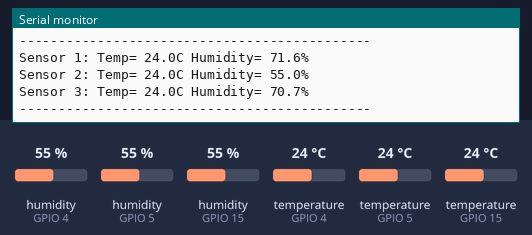
This sketch was run on a simulated ESP32. Parts: the last lines printed to the serial monitor. The inputs (shaded band) are chosen by the test bench; at power-on: humidity (sensors on GPIO 4, GPIO 5, GPIO 15) 55 %, temperature (sensors on GPIO 4, GPIO 5, GPIO 15) 24 °C.

Above: at 2.8 s.
2.9 s: humidity (sensor on GPIO 4) set to 22 %
At 4.6 s:
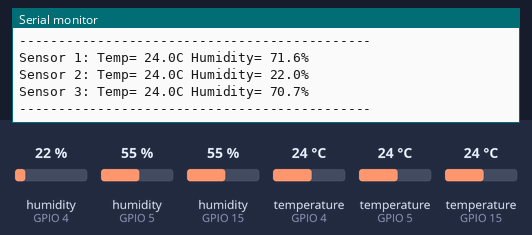
5.6 s: humidity (sensor on GPIO 5) set to 22 %
At 7.2 s:
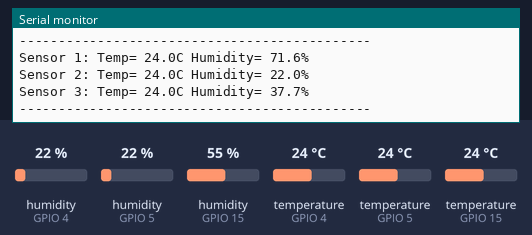
8.3 s: humidity (sensor on GPIO 15) set to 22 %
11.0 s: temperature (sensor on GPIO 4) set to 12 °C
At 13.0 s:
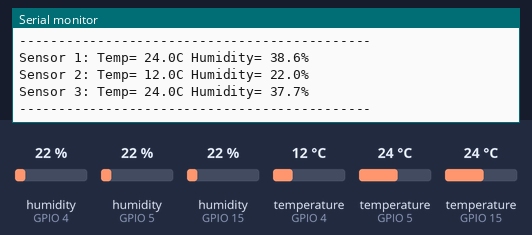
13.7 s: temperature (sensor on GPIO 5) set to 12 °C
At 14.5 s:
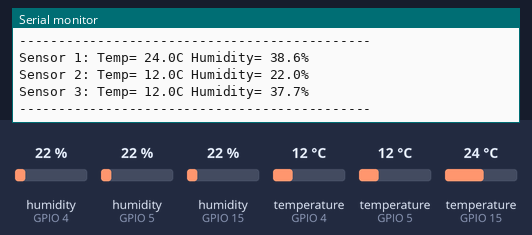
16.4 s: temperature (sensor on GPIO 15) set to 12 °C
Timing chart, 0 to 19.4 s (numbered marks = the images above; inputs shaded):
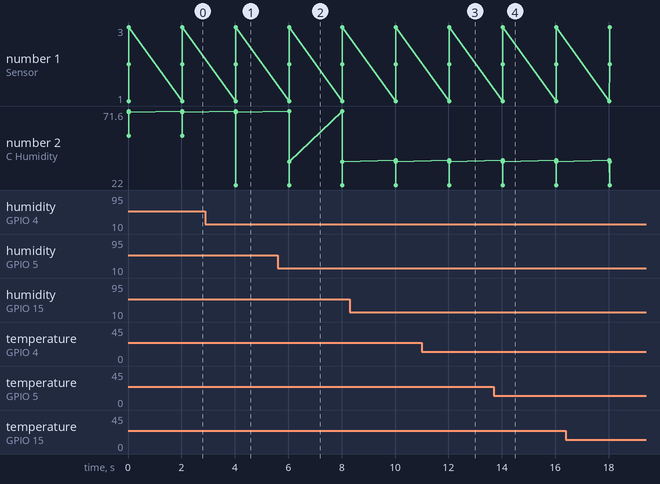

Measured:
- after the input at 2.9 s, the serial monitor: prints a new line after 1.1 s (image 1)
- after the input at 5.6 s, the serial monitor: prints a new line after 0.43 s (image 2)
- after the input at 11.0 s, the serial monitor: prints a new line after 1.0 s (image 3)
- after the input at 13.7 s, the serial monitor: prints a new line after 0.33 s (image 4)
- plotted number 2: 70.7 → 37.7 after the input at 5.6 s

The sketch:

read_2DHTsensor_RTOS.ino
```cpp
#include <Arduino.h>
#include <Ticker.h>
#include "DHTesp.h"

#ifndef ESP32
#pragma message(THIS EXAMPLE IS FOR ESP32 ONLY!)
#error Select ESP32 board.
#endif


/** Pin number definition for DHT sensor 1, 2, 3 data pin */
int dhtPin1 = 15;   //DHT11
int dhtPin2 = 4;    //DHT22
int dhtPin3 = 5;    //DHT11

/** Variable definition for DHT sensor 1, 2, 3 */
DHTesp dhtSensor1;
DHTesp dhtSensor2;
DHTesp dhtSensor3;

/** Data storage variables from sensor 1, 2, 3 */
TempAndHumidity sensor1Data;
TempAndHumidity sensor2Data;
TempAndHumidity sensor3Data;

/** Task handle for the light value read task */
TaskHandle_t tempTaskHandle = NULL;
/** Ticker for temperature reading */
Ticker tempTicker;

/** Flag if main loop is running */
bool tasksEnabled = false;
/** Flags for temperature and humidity readings finished */
bool gotNewTemperature = false;


/**
 * Task to reads temperature from DHT11 sensor
 * @param pvParameters
 *		pointer to task parameters
 */
void tempTask(void *pvParameters) {
	Serial.println("tempTask loop started");
	while (1) // tempTask loop
	{
		if (tasksEnabled && !gotNewTemperature) {
      // Read temperature only if old data was processed already
			// Reading temperature & humidity takes about 250 milliseconds
			// Sensor readings may also be up to 1(DHT11) or 2(DHT22) seconds
			sensor1Data = dhtSensor1.getTempAndHumidity();	// Read values from sensor 1
			sensor2Data = dhtSensor2.getTempAndHumidity();	// Read values from sensor 1
			sensor3Data = dhtSensor3.getTempAndHumidity();	// Read values from sensor 1
			gotNewTemperature = true;
		}
    // Got sleep again
		vTaskSuspend(NULL);
	}
}


/**
 * - triggerGetTemp
 * - Sets flag dhtUpdated to true for handling in loop()
 * - called by Ticker tempTicker
 */
void triggerGetTemp() {
	if (tempTaskHandle != NULL) {
		 xTaskResumeFromISR(tempTaskHandle);
	}
}


/**
 * Arduino setup function (called once after boot/reboot)
 */
void setup() {
	Serial.begin(115200);
	Serial.println("Measuring for 3 DHT11/22 sensors");

	// Initialize temperature sensor 1, 2, 3
	dhtSensor1.setup(dhtPin1, DHTesp::DHT11);
	dhtSensor2.setup(dhtPin2, DHTesp::DHT22);
	dhtSensor3.setup(dhtPin3, DHTesp::DHT11);

	// Start task to get temperature
	xTaskCreatePinnedToCore(
			tempTask,											/* Function to implement the task */
			"tempTask ",									/* Name of the task */
			4000,													/* Stack size in words */
			NULL,													/* Task input parameter */
			5,														/* Priority of the task */
			&tempTaskHandle,							/* Task handle. */
			1);														/* Core where the task should run */

	if (tempTaskHandle == NULL) {
		Serial.println("[ERROR] Failed to start task for temperature and humidity update");
	} else {
		// Start update of temperature and humidity data every N seconds
		tempTicker.attach(2, triggerGetTemp);
	}
	// Signal end of setup() to tasks
	tasksEnabled = true;
} // End of setup.


/**
 * loop
 * Arduino loop function, called once 'setup' is complete (your own code
 * should go here)
 */
void loop() {
	if (gotNewTemperature) {
		Serial.println("Sensor 1: "
                   "Temp= " + String(sensor1Data.temperature, 1) +
                   "C Humidity= " + String(sensor1Data.humidity + 16.6, 1) + "%");

		Serial.println("Sensor 2: "
                   "Temp= " + String(sensor2Data.temperature, 1) +
                   "C Humidity= " + String(sensor2Data.humidity, 1) + "%");

		Serial.println("Sensor 3: "
                   "Temp= " + String(sensor3Data.temperature, 1) +
                   "C Humidity= " + String(sensor3Data.humidity + 15.7, 1) + "%");

    Serial.println("---------------------------------------------");
    gotNewTemperature = false;
	}
} // End of loop
```
